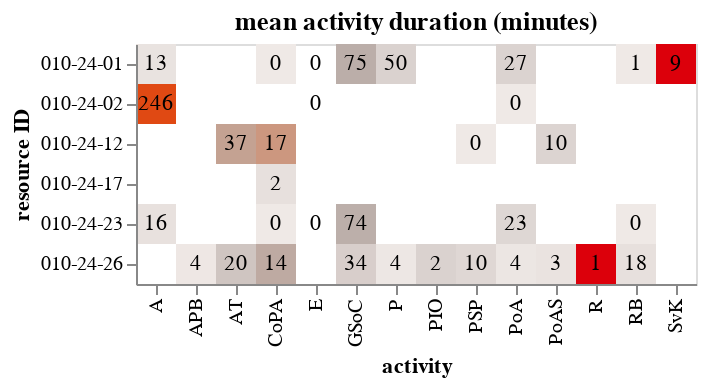

Source (notebook cell):
### Markdown cell above
### Identify resources who spent significantly longer time on the same type of work compared to others

### Code cell
data = res_performance[
    (res_performance['resource'].isin(sel_resources)) &
    (res_performance['case_type'] == 'special loan')
]
alt.layer(
    alt.Chart(data, title='mean activity duration (minutes)').mark_rect().encode(
        y=alt.Y('resource:N').title('resource ID'),
        x=alt.X('activity:N').title('activity'),
        color=alt.Color('normalized_mean_activity_duration_minute').scale(scheme='lightgreyred').legend(None),
        tooltip=['resource', 'activity', 'case_type', 'mean_activity_duration_minute', 'max_activity_duration_minute']
    ),
    alt.Chart(data).mark_text(baseline='middle').encode(
        y=alt.Y('resource:N').title('resource ID'),
        x=alt.X('activity:N').title('activity'),
        text=alt.Text('mean_activity_duration_minute', format='.0f')
    ),
)

### Figure 1 — Vega-Lite specification as saved in the notebook (floating-point values rounded to 4 significant figures)
{"config": {"view": {"continuousWidth": 300, "continuousHeight": 300}}, "layer": [{"mark": {"type": "rect"}, "encoding": {"color": {"field": "normalized_mean_activity_duration_minute", "legend": null, "scale": {"scheme": "lightgreyred"}, "type": "quantitative"}, "tooltip": [{"field": "resource", "type": "nominal"}, {"field": "activity", "type": "nominal"}, {"field": "case_type", "type": "nominal"}, {"field": "mean_activity_duration_minute", "type": "quantitative"}, {"field": "max_activity_duration_minute", "type": "quantitative"}], "x": {"field": "activity", "title": "activity", "type": "nominal"}, "y": {"field": "resource", "title": "resource ID", "type": "nominal"}}, "title": "mean activity duration (minutes)"}, {"mark": {"type": "text", "baseline": "middle"}, "encoding": {"text": {"field": "mean_activity_duration_minute", "format": ".0f", "type": "quantitative"}, "x": {"field": "activity", "title": "activity", "type": "nominal"}, "y": {"field": "resource", "title": "resource ID", "type": "nominal"}}}], "data": {"name": "data-2352d47b58b120abbdb0db7c4bfdae68"}, "$schema": "https://vega.github.io/schema/vega-lite/v5.16.3.json", "datasets": {"data-2352d47b58b120abbdb0db7c4bfdae68": [{"resource": "010-24-01", "activity": "A", "case_type": "special loan", "mean_activity_duration_minute": 12.67, "max_activity_duration_minute": 286.0, "normalized_mean_activity_duration_minute": 0.04429}, {"resource": "010-24-01", "activity": "CoPA", "case_type": "special loan", "mean_activity_duration_minute": 0.0, "max_activity_duration_minute": 30.0, "normalized_mean_activity_duration_minute": 0.0}, {"resource": "010-24-01", "activity": "E", "case_type": "special loan", "mean_activity_duration_minute": 0.0, "max_activity_duration_minute": 0.0, "normalized_mean_activity_duration_minute": null}, {"resource": "010-24-01", "activity": "GSoC", "case_type": "special loan", "mean_activity_duration_minute": 75.29, "max_activity_duration_minute": 169.0, "normalized_mean_activity_duration_minute": 0.4455}, {"resource": "010-24-01", "activity": "P", "case_type": "special loan", "mean_activity_duration_minute": 50.0, "max_activity_duration_minute": 288.0, "normalized_mean_activity_duration_minute": 0.1736}, {"resource": "010-24-01", "activity": "PoA", "case_type": "special loan", "mean_activity_duration_minute": 27.33, "max_activity_duration_minute": 168.0, "normalized_mean_activity_duration_minute": 0.1627}, {"resource": "010-24-01", "activity": "RB", "case_type": "special loan", "mean_activity_duration_minute": 0.5, "max_activity_duration_minute": 284.0, "normalized_mean_activity_duration_minute": 0.001761}, {"resource": "010-24-01", "activity": "SvK", "case_type": "special loan", "mean_activity_duration_minute": 9.0, "max_activity_duration_minute": 9.0, "normalized_mean_activity_duration_minute": 1.0}, {"resource": "010-24-02", "activity": "A", "case_type": "special loan", "mean_activity_duration_minute": 245.5, "max_activity_duration_minute": 286.0, "normalized_mean_activity_duration_minute": 0.8584}, {"resource": "010-24-02", "activity": "E", "case_type": "special loan", "mean_activity_duration_minute": 0.0, "max_activity_duration_minute": 0.0, "normalized_mean_activity_duration_minute": null}, {"resource": "010-24-02", "activity": "PoA", "case_type": "special loan", "mean_activity_duration_minute": 0.0, "max_activity_duration_minute": 168.0, "normalized_mean_activity_duration_minute": 0.0}, {"resource": "010-24-12", "activity": "AT", "case_type": "special loan", "mean_activity_duration_minute": 36.6, "max_activity_duration_minute": 73.0, "normalized_mean_activity_duration_minute": 0.5014}, {"resource": "010-24-12", "activity": "CoPA", "case_type": "special loan", "mean_activity_duration_minute": 16.5, "max_activity_duration_minute": 30.0, "normalized_mean_activity_duration_minute": 0.55}, {"resource": "010-24-12", "activity": "PSP", "case_type": "special loan", "mean_activity_duration_minute": 0.0, "max_activity_duration_minute": 78.0, "normalized_mean_activity_duration_minute": 0.0}, {"resource": "010-24-12", "activity": "PoAS", "case_type": "special loan", "mean_activity_duration_minute": 10.13, "max_activity_duration_minute": 65.0, "normalized_mean_activity_duration_minute": 0.1559}, {"resource": "010-24-17", "activity": "CoPA", "case_type": "special loan", "mean_activity_duration_minute": 2.0, "max_activity_duration_minute": 30.0, "normalized_mean_activity_duration_minute": 0.06667}, {"resource": "010-24-23", "activity": "A", "case_type": "special loan", "mean_activity_duration_minute": 16.0, "max_activity_duration_minute": 286.0, "normalized_mean_activity_duration_minute": 0.05594}, {"resource": "010-24-23", "activity": "CoPA", "case_type": "special loan", "mean_activity_duration_minute": 0.0, "max_activity_duration_minute": 30.0, "normalized_mean_activity_duration_minute": 0.0}, {"resource": "010-24-23", "activity": "E", "case_type": "special loan", "mean_activity_duration_minute": 0.0, "max_activity_duration_minute": 0.0, "normalized_mean_activity_duration_minute": null}, {"resource": "010-24-23", "activity": "GSoC", "case_type": "special loan", "mean_activity_duration_minute": 74.14, "max_activity_duration_minute": 169.0, "normalized_mean_activity_duration_minute": 0.4387}, {"resource": "010-24-23", "activity": "PoA", "case_type": "special loan", "mean_activity_duration_minute": 22.62, "max_activity_duration_minute": 168.0, "normalized_mean_activity_duration_minute": 0.1347}, {"resource": "010-24-23", "activity": "RB", "case_type": "special loan", "mean_activity_duration_minute": 0.1667, "max_activity_duration_minute": 284.0, "normalized_mean_activity_duration_minute": 0.0005869}, {"resource": "010-24-26", "activity": "APB", "case_type": "special loan", "mean_activity_duration_minute": 3.667, "max_activity_duration_minute": 329.0, "normalized_mean_activity_duration_minute": 0.01114}, {"resource": "010-24-26", "activity": "AT", "case_type": "special loan", "mean_activity_duration_minute": 19.98, "max_activity_duration_minute": 73.0, "normalized_mean_activity_duration_minute": 0.2736}, {"resource": "010-24-26", "activity": "CoPA", "case_type": "special loan", "mean_activity_duration_minute": 13.87, "max_activity_duration_minute": 30.0, "normalized_mean_activity_duration_minute": 0.4622}, {"resource": "010-24-26", "activity": "GSoC", "case_type": "special loan", "mean_activity_duration_minute": 33.5, "max_activity_duration_minute": 169.0, "normalized_mean_activity_duration_minute": 0.1982}, {"resource": "010-24-26", "activity": "P", "case_type": "special loan", "mean_activity_duration_minute": 3.5, "max_activity_duration_minute": 288.0, "normalized_mean_activity_duration_minute": 0.01215}, {"resource": "010-24-26", "activity": "PIO", "case_type": "special loan", "mean_activity_duration_minute": 2.429, "max_activity_duration_minute": 14.0, "normalized_mean_activity_duration_minute": 0.1735}, {"resource": "010-24-26", "activity": "PSP", "case_type": "special loan", "mean_activity_duration_minute": 10.32, "max_activity_duration_minute": 78.0, "normalized_mean_activity_duration_minute": 0.1323}, {"resource": "010-24-26", "activity": "PoA", "case_type": "special loan", "mean_activity_duration_minute": 3.5, "max_activity_duration_minute": 168.0, "normalized_mean_activity_duration_minute": 0.02083}, {"resource": "010-24-26", "activity": "PoAS", "case_type": "special loan", "mean_activity_duration_minute": 2.833, "max_activity_duration_minute": 65.0, "normalized_mean_activity_duration_minute": 0.04359}, {"resource": "010-24-26", "activity": "R", "case_type": "special loan", "mean_activity_duration_minute": 1.0, "max_activity_duration_minute": 1.0, "normalized_mean_activity_duration_minute": 1.0}, {"resource": "010-24-26", "activity": "RB", "case_type": "special loan", "mean_activity_duration_minute": 18.0, "max_activity_duration_minute": 284.0, "normalized_mean_activity_duration_minute": 0.06338}]}}
